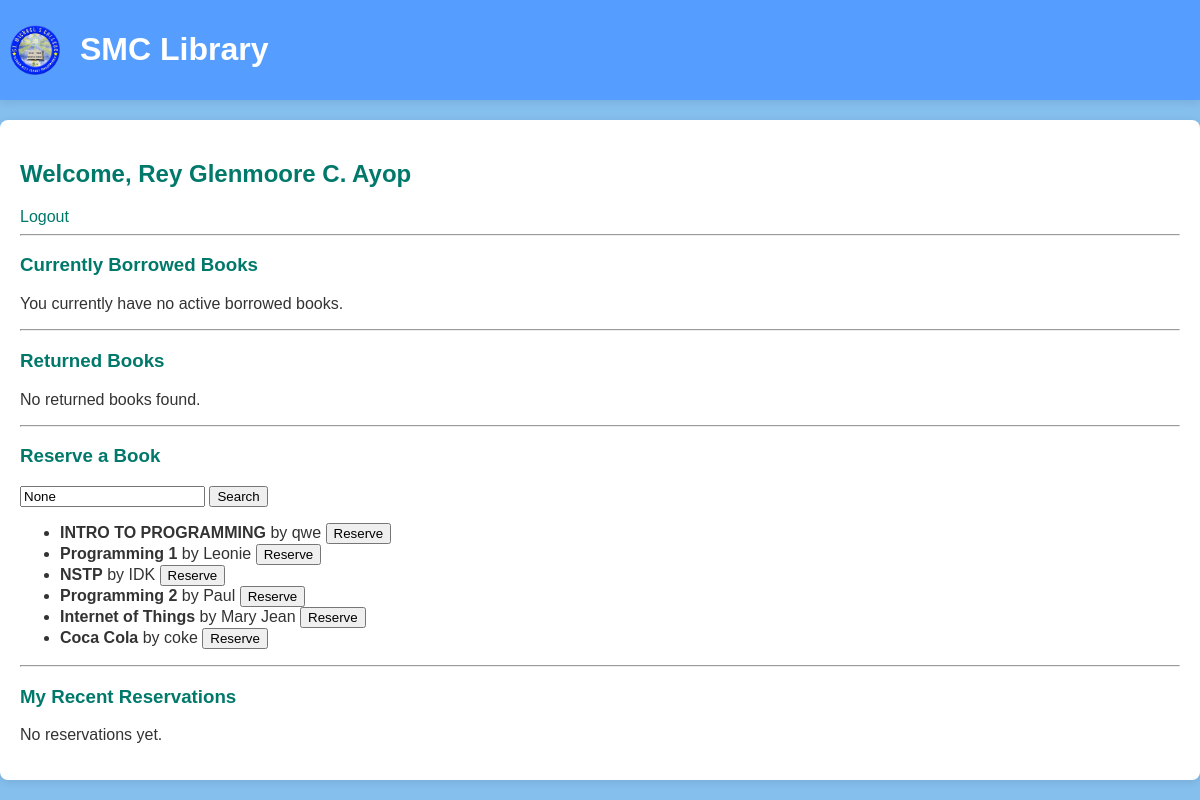
The app's page /student/dashboard/ (signed in) with its own data.
### Library/models.py (models this page shows, shortened)
class Students(models.Model):
    firstname = models.CharField(max_length=255)
    lastname = models.CharField(max_length=255)
    student_id = models.CharField(max_length=20, unique=True, null=True, blank=True)
    email = models.CharField(max_length=255, unique=True)
    password = models.CharField(max_length=255)

class Book(models.Model):
    title = models.CharField(max_length=255)
    author = models.CharField(max_length=255)
    isbn = models.CharField(max_length=13, unique=True)
    price = models.IntegerField(default=None, null=True)
    Date_acquired = models.DateTimeField(null=True, blank = True)

### Library/views.py (the view, shortened to what this page needs)
# urls.py: path('student/dashboard/', views.student_dashboard, name='student_dashboard'),
def student_dashboard(request):
    template = loader.get_template('student_dashboard.html')
    student_id = request.session.get('student_id')
    if not student_id:
        return redirect('login')
    student = Students.objects.get(student_id=student_id)
    borrowed_books = Books_Borrowed.objects.filter(BorrowSlip_id__Student_id=student).select_related('Book_id')
    active_borrowed = [b for b in borrowed_books if not BooksStatus.objects.filter(Book_id=b.Book_id).first().BookStatus]
    returned_borrowed = [b for b in borrowed_books if BooksStatus.objects.filter(Book_id=b.Book_id).first().BookStatus]
    books = Book.objects.all()
    query = request.GET.get('q')
    if query:
        books = books.filter(title__icontains=query)
    reserved_books = BookReservation.objects.filter(
        student=student,
        status__in=['pending', 'reserved', 'borrowed']
    ).values_list('book_id', flat=True)
    books = books.exclude(id__in=reserved_books)
    reservations = BookReservation.objects.filter(student=student).order_by('-reserved_at')[:6]
    context = {
        'student': student,
        'active_borrowed': active_borrowed,
        'returned_borrowed': returned_borrowed,
        'books': books,
        'reservations': reservations,
        'query': query
    }
    return HttpResponse(template.render(context, request))

### Library/templates/student_dashboard.html (shortened to what this page needs)
{% extends "master.html" %}
{% block content %}
<h2>Welcome, {{ student.firstname }} {{ student.lastname }}</h2>
<a href="{% url 'login' %}">Logout</a><br>
<hr>
<h3>Currently Borrowed Books</h3>
{% if active_borrowed %}
    <ul>
    {% for borrowed in active_borrowed %}
        <li>
            <strong>{{ borrowed.Book_id.title }}</strong><br>
            Borrowed on: {{ borrowed.BorrowSlip_id.Schedule }} | Due: {{ borrowed.BorrowSlip_id.ScheduleDue }}
        </li>
    {% endfor %}
    </ul>
{% else %}
    <p>You currently have no active borrowed books.</p>
{% endif %}
<hr>
<h3>Returned Books</h3>
{% if returned_borrowed %}
    <ul>
    {% for borrowed in returned_borrowed %}
        <li>
            <strong>{{ borrowed.Book_id.title }}</strong><br>
            Originally Borrowed: {{ borrowed.BorrowSlip_id.Schedule }} | Due: {{ borrowed.BorrowSlip_id.ScheduleDue }}
        </li>
    {% endfor %}
    </ul>
{% else %}
    <p>No returned books found.</p>
{% endif %}
<hr>
<h3>Reserve a Book</h3>
<form method="get">
    <input type="text" name="q" placeholder="Search books..." value="{{ query }}">
    <button type="submit">Search</button>
</form>
{% if books %}
    <form method="post">
        <ul>
        {% for book in books %}
            <li>
                <strong>{{ book.title }}</strong> by {{ book.author }}
                <button type="submit" name="book_id" value="{{ book.id }}">Reserve</button>
            </li>
        {% endfor %}
        </ul>
    </form>
{% else %}
    <p>No available books found or all books are reserved.</p>
{% endif %}
<hr>
<h3>My Recent Reservations</h3>
{% if reservations %}
    <ul>
    {% for res in reservations %}
        <li>
            <strong>{{ res.book.title }}</strong> - {{ res.status|title }}<br>
            Reserved: {{ res.reserved_at|date:"Y-m-d" }}
            {% if res.expires_at %} | Expires: {{ res.expires_at|date:"Y-m-d" }}{% endif %}
        </li>
    {% endfor %}
    </ul>
{% else %}
    <p>No reservations yet.</p>
{% endif %}
{% endblock %}

### Library/templates/master.html (style rules this page uses)
body { font-family: Arial, sans-serif; background-color: #85bfee; margin: 0; padding: 0; color: #333; }
h2, h3, h4 { color: #00796b; }
a { color: #00796b; text-decoration: none; }

### records on screen
Students: firstname "Rey Glenmoore C.", lastname "Ayop"
Book: title "INTRO TO PROGRAMMING", author "qwe", {{ book.id }} 1 (drawn)
Book: title "Programming 1", author "Leonie", {{ book.id }} 3 (drawn)
Book: title "NSTP", author "IDK", {{ book.id }} 4 (drawn)
Book: title "Programming 2", author "Paul", {{ book.id }} 5 (drawn)
Book: title "Internet of Things", author "Mary Jean", {{ book.id }} 6 (drawn)
Book: title "Coca Cola", author "coke", {{ book.id }} 7 (drawn)
